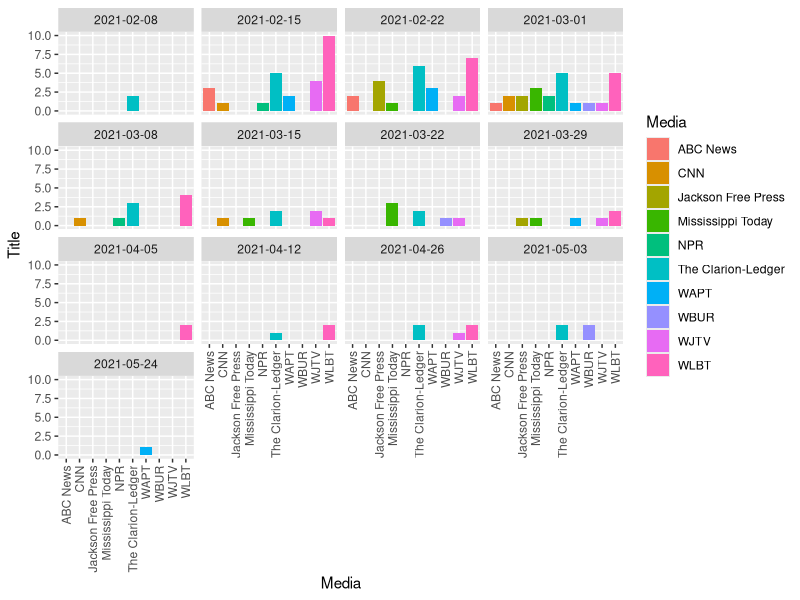

R code for this plot:
library(tidyverse)


data<-read_csv("bargraph.csv")


data<-data%>%filter(Media %in% c('WLBT', 'The Clarion-Ledger', 'WJTV', 'WAPT', 'Jackson Free Press', 'Mississippi Today', 'ABC News', 'CNN', 'WBUR', 'NPR'))

data%>%
  ggplot(mapping=aes(x=Media,y=Title,fill=Media))+
  geom_col()+
  facet_wrap(~New_Date)+
  theme(axis.text.x = element_text(angle = 90, vjust = 0.5, hjust=1))
  
  # +theme(legend.position = "none")  
